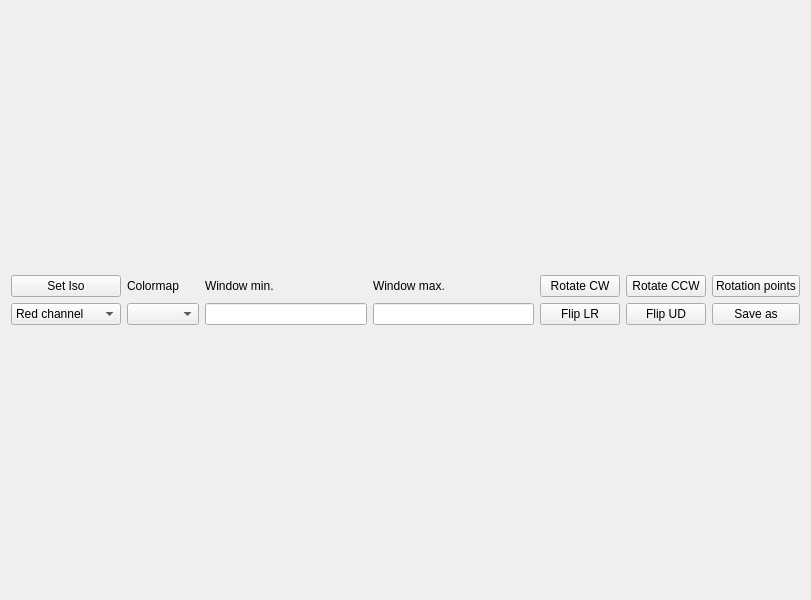
<?xml version="1.0" encoding="UTF-8"?>
<ui version="4.0">
    <class>imageForm</class>
    <widget class="QWidget" name="imageForm">
        <property name="geometry">
            <rect>
                <x>0</x>
                <y>0</y>
                <width>811</width>
                <height>600</height>
            </rect>
        </property>
        <property name="windowTitle">
            <string>Form</string>
        </property>
        <layout class="QVBoxLayout" name="verticalLayout">
            <item>
                <layout class="QVBoxLayout" name="verticalLayout_2">
                    <item>
                        <layout class="QGridLayout" name="gridLayout">
                            <item row="1" column="0">
                                <widget class="QComboBox" name="channel_box">
                                    <property name="toolTip">
                                        <string>&lt;html&gt;&lt;head/&gt;&lt;body&gt;&lt;p&gt;&lt;span style=&quot;
                                            font-weight:600;&quot;&gt;Select image channel&lt;/span&gt;&lt;/p&gt;&lt;/body&gt;&lt;/html&gt;
                                        </string>
                                    </property>
                                    <item>
                                        <property name="text">
                                            <string>Red channel</string>
                                        </property>
                                    </item>
                                    <item>
                                        <property name="text">
                                            <string>Green channel</string>
                                        </property>
                                    </item>
                                    <item>
                                        <property name="text">
                                            <string>Blue channel</string>
                                        </property>
                                    </item>
                                </widget>
                            </item>
                            <item row="1" column="8">
                                <widget class="QPushButton" name="button_flipud">
                                    <property name="toolTip">
                                        <string>&lt;html&gt;&lt;head/&gt;&lt;body&gt;&lt;p&gt;Vertical mirror.&lt;/p&gt;&lt;/body&gt;&lt;/html&gt;</string>
                                    </property>
                                    <property name="text">
                                        <string>Flip UD</string>
                                    </property>
                                    <property name="icon">
                                        <iconset resource="icons.qrc">
                                            <normaloff>:/icons/FUD.png</normaloff>:/icons/FUD.png
                                        </iconset>
                                    </property>
                                </widget>
                            </item>
                            <item row="1" column="12">
                                <widget class="QPushButton" name="save_as">
                                    <property name="toolTip">
                                        <string>&lt;html&gt;&lt;head/&gt;&lt;body&gt;&lt;p&gt;Save image as film2dose
                                            *.ftd&lt;/p&gt;&lt;/body&gt;&lt;/html&gt;
                                        </string>
                                    </property>
                                    <property name="text">
                                        <string>Save as</string>
                                    </property>
                                    <property name="icon">
                                        <iconset resource="icons.qrc">
                                            <normaloff>:/icons/export.png</normaloff>:/icons/export.png
                                        </iconset>
                                    </property>
                                </widget>
                            </item>
                            <item row="0" column="7">
                                <widget class="QPushButton" name="rotate_90cw">
                                    <property name="toolTip">
                                        <string>&lt;html&gt;&lt;head/&gt;&lt;body&gt;&lt;p&gt;rotate image clockwise&lt;/p&gt;&lt;/body&gt;&lt;/html&gt;</string>
                                    </property>
                                    <property name="text">
                                        <string>Rotate CW</string>
                                    </property>
                                    <property name="icon">
                                        <iconset resource="icons.qrc">
                                            <normaloff>:/icons/rotate_cw.png</normaloff>:/icons/rotate_cw.png
                                        </iconset>
                                    </property>
                                </widget>
                            </item>
                            <item row="0" column="1">
                                <widget class="QLabel" name="label">
                                    <property name="text">
                                        <string>Colormap</string>
                                    </property>
                                </widget>
                            </item>
                            <item row="0" column="8">
                                <widget class="QPushButton" name="rotate_90ccw">
                                    <property name="toolTip">
                                        <string>&lt;html&gt;&lt;head/&gt;&lt;body&gt;&lt;p&gt;rotate image
                                            counterclockwise&lt;/p&gt;&lt;/body&gt;&lt;/html&gt;
                                        </string>
                                    </property>
                                    <property name="text">
                                        <string>Rotate CCW</string>
                                    </property>
                                    <property name="icon">
                                        <iconset resource="icons.qrc">
                                            <normaloff>:/icons/rotate_ccw.png</normaloff>:/icons/rotate_ccw.png
                                        </iconset>
                                    </property>
                                </widget>
                            </item>
                            <item row="0" column="0">
                                <widget class="QPushButton" name="isocenter_button">
                                    <property name="toolTip">
                                        <string>&lt;html&gt;&lt;head/&gt;&lt;body&gt;&lt;p&gt;Set image coordinates
                                            isocenter&lt;/p&gt;&lt;/body&gt;&lt;/html&gt;
                                        </string>
                                    </property>
                                    <property name="text">
                                        <string>Set Iso</string>
                                    </property>
                                    <property name="icon">
                                        <iconset resource="icons.qrc">
                                            <normaloff>:/icons/target.png</normaloff>:/icons/target.png
                                        </iconset>
                                    </property>
                                    <property name="iconSize">
                                        <size>
                                            <width>16</width>
                                            <height>16</height>
                                        </size>
                                    </property>
                                </widget>
                            </item>
                            <item row="0" column="12">
                                <widget class="QPushButton" name="button_rotatePoints">
                                    <property name="toolTip">
                                        <string>&lt;html&gt;&lt;head/&gt;&lt;body&gt;&lt;p&gt;&lt;span style=&quot;
                                            font-weight:600;&quot;&gt;Rotate the image by selecting 2 reference points&lt;/span&gt;&lt;/p&gt;&lt;/body&gt;&lt;/html&gt;
                                        </string>
                                    </property>
                                    <property name="text">
                                        <string>Rotation points</string>
                                    </property>
                                    <property name="icon">
                                        <iconset resource="icons.qrc">
                                            <normaloff>:/icons/ROT_POINTS.png</normaloff>:/icons/ROT_POINTS.png
                                        </iconset>
                                    </property>
                                </widget>
                            </item>
                            <item row="1" column="7">
                                <widget class="QPushButton" name="button_fliplr">
                                    <property name="toolTip">
                                        <string>&lt;html&gt;&lt;head/&gt;&lt;body&gt;&lt;p&gt;Horizontal mirror.&lt;/p&gt;&lt;/body&gt;&lt;/html&gt;</string>
                                    </property>
                                    <property name="text">
                                        <string>Flip LR</string>
                                    </property>
                                    <property name="icon">
                                        <iconset resource="icons.qrc">
                                            <normaloff>:/icons/FLR.png</normaloff>:/icons/FLR.png
                                        </iconset>
                                    </property>
                                </widget>
                            </item>
                            <item row="0" column="3">
                                <widget class="QLabel" name="label_3">
                                    <property name="text">
                                        <string>Window max.</string>
                                    </property>
                                </widget>
                            </item>
                            <item row="1" column="1">
                                <widget class="QComboBox" name="colorComboBox">
                                    <property name="toolTip">
                                        <string>&lt;html&gt;&lt;head/&gt;&lt;body&gt;&lt;p&gt;&lt;span style=&quot;
                                            font-weight:600;&quot;&gt;Select image colormap&lt;/span&gt;&lt;/p&gt;&lt;/body&gt;&lt;/html&gt;
                                        </string>
                                    </property>
                                </widget>
                            </item>
                            <item row="0" column="2">
                                <widget class="QLabel" name="label_2">
                                    <property name="text">
                                        <string>Window min.</string>
                                    </property>
                                </widget>
                            </item>
                            <item row="1" column="2">
                                <widget class="QLineEdit" name="minLineEdit"/>
                            </item>
                            <item row="1" column="3">
                                <widget class="QLineEdit" name="maxLineEdit"/>
                            </item>
                        </layout>
                    </item>
                </layout>
            </item>
        </layout>
    </widget>
    <resources>
        <include location="icons.qrc"/>
    </resources>
    <connections/>
</ui>
